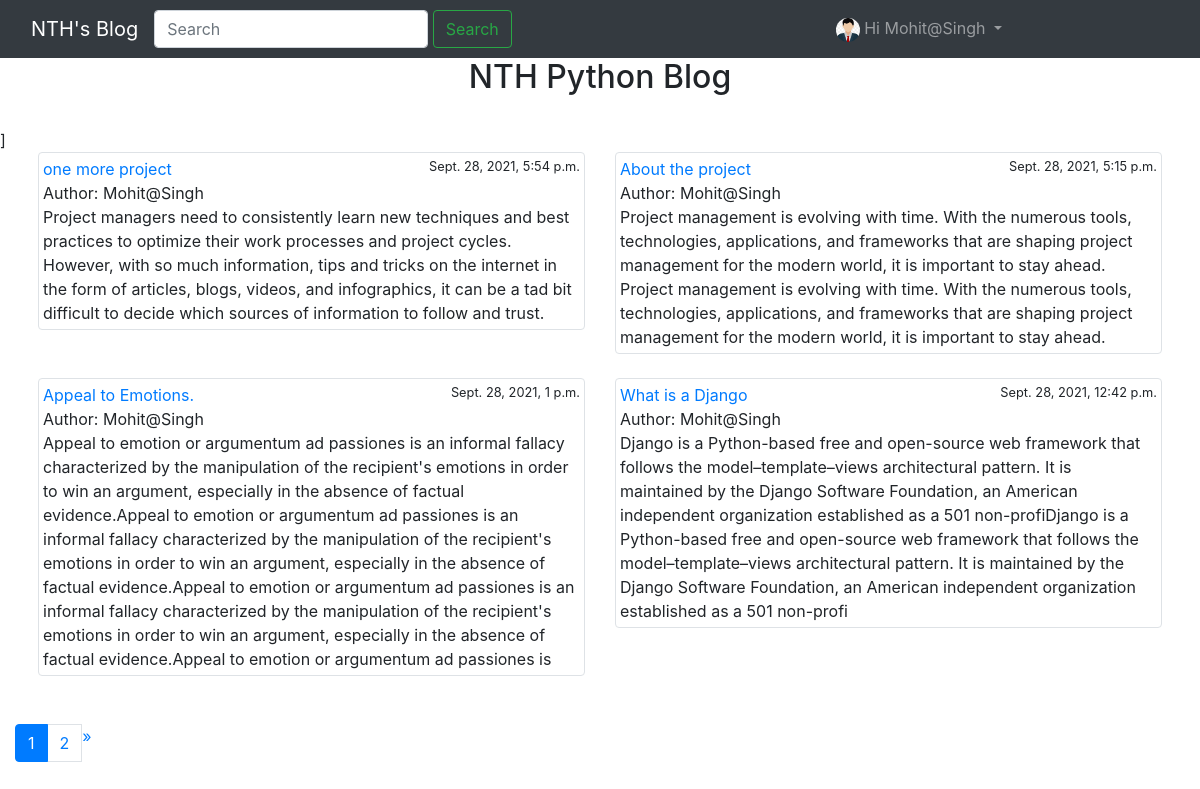
The page /post_list/ (signed in) on the database its author committed.
### Blogproject/models.py (models this page shows, shortened)
class Profile(models.Model):
    user = models.OneToOneField(User , on_delete=models.CASCADE)
    dob = models.DateField(null=True, blank=True)
    phote = models.ImageField(null=True, blank=True, upload_to='myimages')

class Post(models.Model):
    STATUS_CHOICES = (
        ('draft', 'draft'),
        ('published', 'published')
    )
    title = models.CharField(max_length=50)
    slug = models.CharField(max_length=50)
    author = models.ForeignKey(User, on_delete=models.CASCADE)
    body = models.TextField()
    likes = models.ManyToManyField(User, blank=True, related_name='likes')
    created = models.DateTimeField(auto_now_add=True)
    updated = models.DateTimeField(auto_now=True)
    status = models.CharField(max_length=20, choices=STATUS_CHOICES, default='draft')
    favourite = models.ManyToManyField(User, related_name='favourite', blank=True)
    restrict_comment = models.BooleanField(default=False)

### Blogproject/views.py (the view)
# urls.py: url(r'^post_list/',views.post_list,name='post_list'),
@login_required(login_url='login')
def post_list(request):
    posts_list = Post.objects.all().order_by('-id')
    query = request.GET.get('q')
    if query:
        posts_list = Post.objects.filter(
            Q(title__icontains=query) |
            Q(author__username=query) |
            Q(body__icontains=query))
    paginator = Paginator(posts_list, 4)
    page = request.GET.get('page')
    try:
        posts = paginator.page(page)
    except PageNotAnInteger:
        posts = paginator.page(1)
    except EmptyPage:
        posts = paginator.page(paginator.num_pages)
    if page is None:
        start_index = 0
        end_index = 7
    else:
        (start_index, end_index) = proper_pagination(posts, index=4)
    page_range = list(paginator.page_range)[start_index:end_index]
    return render(request, 'post_list.html', {'posts': posts, 'page_range': page_range})

### templates/post_list.html (shortened to what this page needs)
{% extends 'base.html' %}
{% block content %}
{% include 'alerts.html' %}
<br>
<title>{% block title %}Welcome to {{ block.super }}{% endblock %}</title>]
<div class="container-fluid">
    <div class="row ml-2 mr-2" >
        {% for post in posts %}
            <div class="col-md-6">
                <div class="img-thumbnail">
                    <a href="{% url 'post_detail' post.id post.slug %}">{{ post.title }}</a><small style="float: right">{{ post.created }}</small>  <br>
                    Author: {{ post.author }}<br>
                    {{ post.body }}
                </div>
                <br>
            </div>
        {% empty %}
        <div>
            <h2>No Post Is available for search query {{ request.GET.q }}</h2>
        </div>
        {% endfor %}
</div>
<br>
        <ul class="pagination">
            {% for p in page_range %}
                {% if posts.number == p %}
                    <li class="page-item active">
                        <a href="?page={{ p }}" class="page-link">{{ p }}</a>
                    </li>
                {% else %}
                    <li class="page-item">
                        <a href="?page={{ p }}" class="page-link">{{ p }}</a>
                    </li>
                {% endif %}
            {% endfor %}
            {% if posts.has_next %}
                <li class="page-item">
                    <a href="?page={{ posts.next_page_number }}">&raquo;</a>
                </li>
            {% endif %}
        </ul>
</div>
{% endblock %}

### templates/base.html (shortened to what this page needs)
{% load static %}
<!DOCTYPE html>
<html lang="en">
<head>
  {% include 'cdnlines.html' %}
</head>
<body>
{% include 'navbar.html' %}
<h2 class="text-center">NTH Python Blog</h2>
<div class="container-fluid">
    <div class="row">
        {% block content %}
        {% endblock %}
    </div>
</div>
</body>
</html>

### templates/cdnlines.html (shortened to what this page needs)
<!DOCTYPE html>
<html lang="en">
<head>
</head>
<body>
{% block content %}
  <link rel="stylesheet" href="https://maxcdn.bootstrapcdn.com/bootstrap/4.4.1/css/bootstrap.min.css">
  <link rel="stylesheet" href="https://use.fontawesome.com/releases/v5.7.2/css/all.css">
  <link rel="stylesheet" href="bootstrap/css/fontawesome.5.7.2.css">
{% endblock %}
</body>
</html>

### templates/navbar.html (shortened to what this page needs)
{% load static %}
<!DOCTYPE html>
<html lang="en">
<head>
</head>
<body>
{% block content %}
<nav class="navbar navbar-expand-lg navbar-dark bg-dark">
  <div class="container-fluid">
    <a class="navbar-brand" href="{% url 'post_list' %}">NTH's Blog</a>
    <div class="collapse navbar-collapse" id="navbarSupportedContent">
     <ul class="navbar-nav mr-auto">
          <form class="d-flex" action="{% url 'post_list' %}">
          <input class="form-control me-2" type="search" placeholder="Search" aria-label="Search" name="q">&nbsp;
          <button class="btn btn-outline-success" type="submit">Search</button>
        </form>
      </ul>
    </div>
  </div>
    <ul class="navbar-nav">
          {% if request.user.is_authenticated %}
        <li class="nav-item dropdown">
          <a class="nav-link dropdown-toggle" href="#" id="navbarDropdown" role="button" data-toggle="dropdown" aria-expanded="false">
           {% if request.user.profile.phote %}
               <img src="{{ request.user.profile.phote.url }}" alt="narayana image" style="height: 7%; width: 7%; border-radius: 50%">
           {% else %}
               <img src="{% static 'myimages/user.jpg' %}" alt="navbar-img" style="height: 10%; width: 10%; border-radius: 50%;">
           {% endif %}
          <span> Hi {{ request.user }}</span>
          </a>
        </li>
          {% endif %}
    </ul>
</nav>
{% endblock %}
</body>
</html>

### templates/alerts.html (shortened to what this page needs)
<!DOCTYPE html>
<html lang="en">
<head>
</head>
<body>
</body>
</html>

### rows shown on the page
Post: title "one more project", created "Sept. 28, 2021, 5:54 p.m.", author "Mohit@Singh", body "Project managers need to consistently learn new techniques and best practices to optimize their work processes and project cycles. However, with so much information, tips and tricks on the internet in the form of articles, blogs, videos, and infographics, it can be a tad bit difficult to decide which sources of information to follow and trust."
Post: title "About the project", created "Sept. 28, 2021, 5:15 p.m.", author "Mohit@Singh", body "Project management is evolving with time. With the numerous tools, technologies, applications, and frameworks that are shaping project management for the modern world, it is important to stay ahead. Project management is evolving with time. With the numerous tools, technologies, applications, and frameworks that are shaping project management for the modern world, it is important to stay ahead."
Post: title "Appeal to Emotions.", created "Sept. 28, 2021, 1 p.m.", author "Mohit@Singh", body "Appeal to emotion or argumentum ad passiones is an informal fallacy characterized by the manipulation of the recipient's emotions in order to win an argument, especially in the absence of factual evidence.Appeal to emotion or argumentum ad passiones is an informal fallacy characterized by the manipulation of the recipient's emotions in order to win an argument, especially in the absence of factual evidence.Appeal to emotion or argumentum ad passiones is an informal fallacy characterized by the manipulation of the recipient's emotions in order to win an argument, especially in the absence of factual evidence.Appeal to emotion or argumentum ad passiones is"
Post: title "What is a Django", created "Sept. 28, 2021, 12:42 p.m.", author "Mohit@Singh", body "Django is a Python-based free and open-source web framework that follows the model–template–views architectural pattern. It is maintained by the Django Software Foundation, an American independent organization established as a 501 non-profiDjango is a Python-based free and open-source web framework that follows the model–template–views architectural pattern. It is maintained by the Django Software Foundation, an American independent organization established as a 501 non-profi"

### other values the page prints
{{ request.user }} "Mohit@Singh"
{{ p }} "1"
{{ p }} "2"
